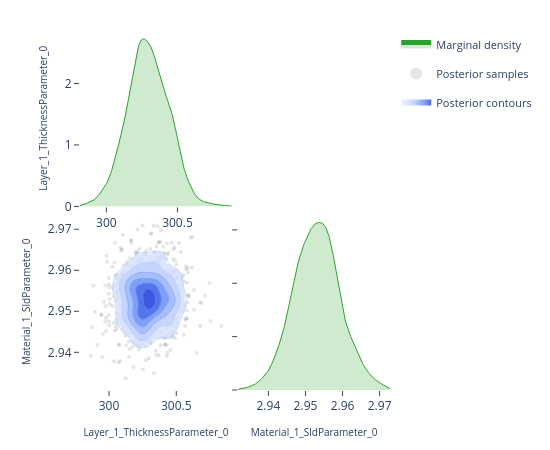

The notebook cell this image was saved under:
### Code cell
# ---- Pairwise focus: thickness vs SLD ---------------------------------------
# A 2-parameter corner plot zooms in on the joint posterior for a specific
# pair.  This is the same view the EasyReflectometryApp's "2D Heatmap"
# sub-tab uses to inspect parameter degeneracies.


params_of_interest = ['Layer_1_ThicknessParameter_0', 'Material_1_SldParameter_0']
idx = [posterior.param_names.index(p) for p in params_of_interest]
subset_draws = np.asarray(posterior.draws)[:, idx]

fig = plot_corner(subset_draws, params_of_interest)
fig.show()

### Figure 1 — Plotly figure (JSON) as saved in the notebook; plotly's stock layout.template omitted (floating-point values rounded to 4 significant figures; data arrays with more than 128 entries replaced by an {"elided": "..."} marker saying what was removed)
{"data": [{"fill": "tozeroy", "fillcolor": "rgba(44, 160, 44, 0.22)", "hoverinfo": "skip", "legendgroup": "marginal", "line": {"color": "rgb(44, 160, 44)", "width": 1}, "mode": "lines", "name": "Marginal density", "showlegend": true, "type": "scatter", "x": {"elided": "256 float values"}, "xaxis": "x", "y": {"elided": "256 float values"}, "yaxis": "y"}, {"hoverinfo": "skip", "legendgroup": "scatter", "marker": {"color": "rgba(140, 140, 140, 0.22)", "size": 4}, "mode": "markers", "name": "Posterior samples", "showlegend": true, "type": "scatter", "x": {"elided": "880 float values"}, "xaxis": "x3", "y": {"elided": "880 float values"}, "yaxis": "y3", "zorder": 0}, {"colorscale": [[0.0, "rgba(224, 233, 255, 0.62)"], [0.35, "rgba(183, 203, 255, 0.70)"], [0.6, "rgba(138, 169, 252, 0.78)"], [0.82, "rgba(96, 131, 242, 0.84)"], [1.0, "rgba(58, 86, 224, 0.90)"]], "connectgaps": false, "contours": {"coloring": "fill", "end": 160.3, "showlabels": false, "showlines": false, "size": 25.31, "start": 33.74}, "hoverinfo": "skip", "legendgroup": "contour", "name": "Posterior contours", "showlegend": true, "showscale": false, "type": "contour", "x": [299.8, 299.8, 299.8, 299.9, 299.9, 299.9, 299.9, 299.9, 299.9, 299.9, 299.9, 300.0, 300.0, 300.0, 300.0, 300.0, 300.0, 300.0, 300.1, 300.1, 300.1, 300.1, 300.1, 300.1, 300.1, 300.2, 300.2, 300.2, 300.2, 300.2, 300.2, 300.2, 300.2, 300.3, 300.3, 300.3, 300.3, 300.3, 300.3, 300.3, 300.4, 300.4, 300.4, 300.4, 300.4, 300.4, 300.4, 300.5, 300.5, 300.5, 300.5, 300.5, 300.5, 300.5, 300.5, 300.6, 300.6, 300.6, 300.6, 300.6, 300.6, 300.6, 300.7, 300.7, 300.7, 300.7, 300.7, 300.7, 300.7, 300.7, 300.8, 300.8, 300.8, 300.8, 300.8, 300.8, 300.8, 300.9, 300.9, 300.9], "xaxis": "x3", "y": [2.932, 2.932, 2.933, 2.933, 2.934, 2.934, 2.935, 2.935, 2.936, 2.936, 2.937, 2.938, 2.938, 2.939, 2.939, 2.94, 2.94, 2.941, 2.941, 2.942, 2.942, 2.943, 2.943, 2.944, 2.944, 2.945, 2.945, 2.946, 2.946, 2.947, 2.947, 2.948, 2.948, 2.949, 2.949, 2.95, 2.95, 2.951, 2.952, 2.952, 2.953, 2.953, 2.954, 2.954, 2.955, 2.955, 2.956, 2.956, 2.957, 2.957, 2.958, 2.958, 2.959, 2.959, 2.96, 2.96, 2.961, 2.961, 2.962, 2.962, 2.963, 2.963, 2.964, 2.964, 2.965, 2.966, 2.966, 2.967, 2.967, 2.968, 2.968, 2.969, 2.969, 2.97, 2.97, 2.971, 2.971, 2.972, 2.972, 2.973], "yaxis": "y3", "z": {"elided": "80x80 float values"}, "zmax": 160.3, "zmin": 33.74, "zorder": 1}, {"colorscale": [[0.0, "rgba(183, 203, 255, 0.94)"], [0.35, "rgba(183, 203, 255, 0.94)"], [0.35, "rgba(138, 169, 252, 0.95)"], [0.6, "rgba(138, 169, 252, 0.95)"], [0.6, "rgba(96, 131, 242, 0.96)"], [0.82, "rgba(96, 131, 242, 0.96)"], [0.82, "rgba(58, 86, 224, 0.98)"], [1.0, "rgba(58, 86, 224, 0.98)"]], "contours": {"coloring": "lines", "end": 160.3, "showlabels": false, "size": 25.31, "start": 33.74}, "hoverinfo": "skip", "legendgroup": "contour", "line": {"width": 0.9}, "showlegend": false, "showscale": false, "type": "contour", "x": [299.8, 299.8, 299.8, 299.9, 299.9, 299.9, 299.9, 299.9, 299.9, 299.9, 299.9, 300.0, 300.0, 300.0, 300.0, 300.0, 300.0, 300.0, 300.1, 300.1, 300.1, 300.1, 300.1, 300.1, 300.1, 300.2, 300.2, 300.2, 300.2, 300.2, 300.2, 300.2, 300.2, 300.3, 300.3, 300.3, 300.3, 300.3, 300.3, 300.3, 300.4, 300.4, 300.4, 300.4, 300.4, 300.4, 300.4, 300.5, 300.5, 300.5, 300.5, 300.5, 300.5, 300.5, 300.5, 300.6, 300.6, 300.6, 300.6, 300.6, 300.6, 300.6, 300.7, 300.7, 300.7, 300.7, 300.7, 300.7, 300.7, 300.7, 300.8, 300.8, 300.8, 300.8, 300.8, 300.8, 300.8, 300.9, 300.9, 300.9], "xaxis": "x3", "y": [2.932, 2.932, 2.933, 2.933, 2.934, 2.934, 2.935, 2.935, 2.936, 2.936, 2.937, 2.938, 2.938, 2.939, 2.939, 2.94, 2.94, 2.941, 2.941, 2.942, 2.942, 2.943, 2.943, 2.944, 2.944, 2.945, 2.945, 2.946, 2.946, 2.947, 2.947, 2.948, 2.948, 2.949, 2.949, 2.95, 2.95, 2.951, 2.952, 2.952, 2.953, 2.953, 2.954, 2.954, 2.955, 2.955, 2.956, 2.956, 2.957, 2.957, 2.958, 2.958, 2.959, 2.959, 2.96, 2.96, 2.961, 2.961, 2.962, 2.962, 2.963, 2.963, 2.964, 2.964, 2.965, 2.966, 2.966, 2.967, 2.967, 2.968, 2.968, 2.969, 2.969, 2.97, 2.97, 2.971, 2.971, 2.972, 2.972, 2.973], "yaxis": "y3", "z": {"elided": "80x80 float values"}, "zmax": 160.3, "zmin": 33.74, "zorder": 2}, {"fill": "tozeroy", "fillcolor": "rgba(44, 160, 44, 0.22)", "hoverinfo": "skip", "legendgroup": "marginal", "line": {"color": "rgb(44, 160, 44)", "width": 1}, "mode": "lines", "name": "Marginal density", "showlegend": false, "type": "scatter", "x": {"elided": "256 float values"}, "xaxis": "x4", "y": {"elided": "256 float values"}, "yaxis": "y4"}], "layout": {"height": 450, "legend": {"font": {"size": 11}, "itemsizing": "constant", "orientation": "v", "x": 1.02, "xanchor": "left", "y": 1.0, "yanchor": "top"}, "margin": {"b": 60, "l": 80, "r": 160, "t": 30}, "plot_bgcolor": "white", "showlegend": true, "width": 550, "xaxis": {"anchor": "y", "domain": [0.0, 0.49], "showgrid": false, "ticks": "outside", "zeroline": false}, "xaxis2": {"anchor": "y2", "domain": [0.51, 1.0], "showgrid": false, "ticks": "outside", "visible": false, "zeroline": false}, "xaxis3": {"anchor": "y3", "domain": [0.0, 0.49], "showgrid": false, "ticks": "outside", "title": {"font": {"size": 10}, "text": "Layer_1_ThicknessParameter_0"}, "zeroline": false}, "xaxis4": {"anchor": "y4", "domain": [0.51, 1.0], "showgrid": false, "ticks": "outside", "title": {"font": {"size": 10}, "text": "Material_1_SldParameter_0"}, "zeroline": false}, "yaxis": {"anchor": "x", "domain": [0.51, 1.0], "showgrid": false, "ticks": "outside", "title": {"font": {"size": 10}, "text": "Layer_1_ThicknessParameter_0"}, "zeroline": false}, "yaxis2": {"anchor": "x2", "domain": [0.51, 1.0], "showgrid": false, "ticks": "outside", "visible": false, "zeroline": false}, "yaxis3": {"anchor": "x3", "domain": [0.0, 0.49], "showgrid": false, "ticks": "outside", "title": {"font": {"size": 10}, "text": "Material_1_SldParameter_0"}, "zeroline": false}, "yaxis4": {"anchor": "x4", "domain": [0.0, 0.49], "showgrid": false, "showticklabels": false, "ticks": "outside", "zeroline": false}}}
